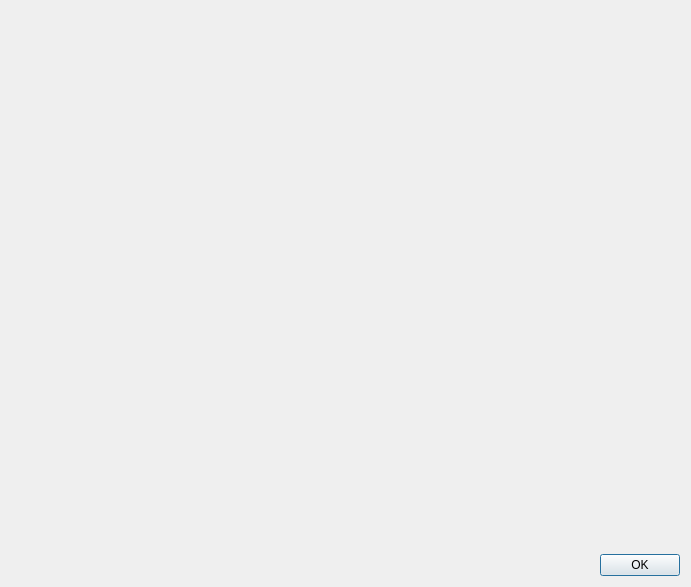
<?xml version="1.0" encoding="UTF-8"?>
<ui version="4.0">
 <class>FacetPlot</class>
 <widget class="QDialog" name="FacetPlot">
  <property name="geometry">
   <rect>
    <x>0</x>
    <y>0</y>
    <width>691</width>
    <height>587</height>
   </rect>
  </property>
  <property name="windowTitle">
   <string>Histogram</string>
  </property>
  <layout class="QGridLayout" name="gridLayout">
   <item row="0" column="0">
    <widget class="QwtPlot" name="qwtPlot"/>
   </item>
   <item row="1" column="0">
    <widget class="QDialogButtonBox" name="buttonBox">
     <property name="orientation">
      <enum>Qt::Horizontal</enum>
     </property>
     <property name="standardButtons">
      <set>QDialogButtonBox::Ok</set>
     </property>
    </widget>
   </item>
  </layout>
 </widget>
 <customwidgets>
  <customwidget>
   <class>QwtPlot</class>
   <extends>QFrame</extends>
   <header>qwt_plot.h</header>
   <container>1</container>
  </customwidget>
 </customwidgets>
 <resources/>
 <connections>
  <connection>
   <sender>buttonBox</sender>
   <signal>accepted()</signal>
   <receiver>FacetPlot</receiver>
   <slot>accept()</slot>
   <hints>
    <hint type="sourcelabel">
     <x>248</x>
     <y>254</y>
    </hint>
    <hint type="destinationlabel">
     <x>157</x>
     <y>274</y>
    </hint>
   </hints>
  </connection>
  <connection>
   <sender>buttonBox</sender>
   <signal>rejected()</signal>
   <receiver>FacetPlot</receiver>
   <slot>reject()</slot>
   <hints>
    <hint type="sourcelabel">
     <x>316</x>
     <y>260</y>
    </hint>
    <hint type="destinationlabel">
     <x>286</x>
     <y>274</y>
    </hint>
   </hints>
  </connection>
 </connections>
</ui>
